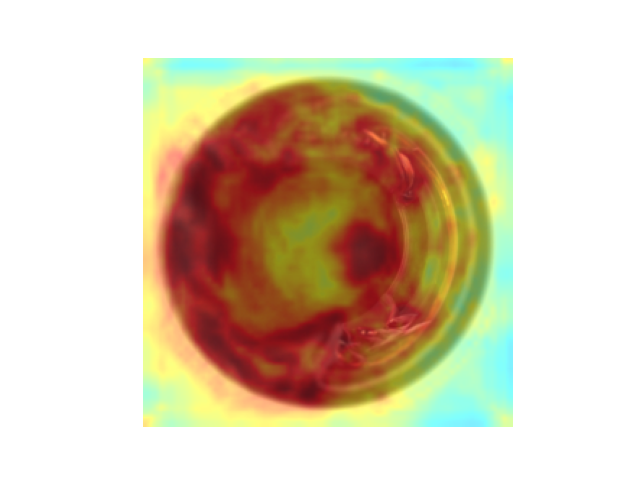
#> input picture no padding/anomaly_3.png, 640 x 480 px
$ python compare.py
#> lines starting #> are read from the running program, lines starting #| are printed output that depends on the picture
import cv2


image1 = cv2.imread("./no padding/anomaly_3.png")
#> image1 is the input picture: shape (480, 640, 3); mean B, G, R 180.8, 205, 217.4
image2 = cv2.imread("./with padding/anomaly_3.png")
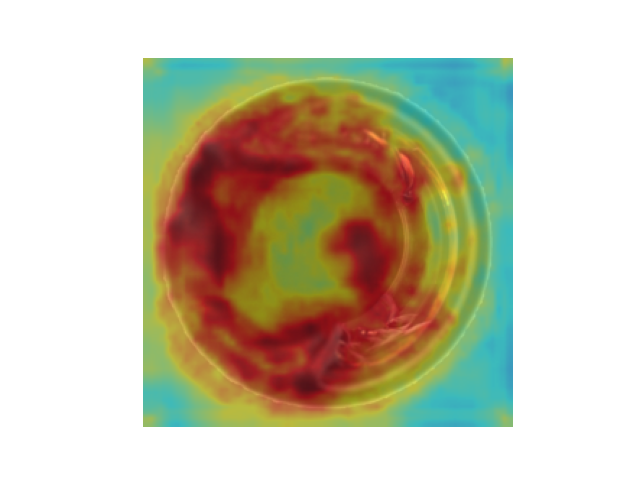
#> input picture with padding/anomaly_3.png, 640 x 480 px
#> image2 is the input picture: shape (480, 640, 3); mean B, G, R 175.1, 196.9, 201.5

if image1.shape[0] != image2.shape[0]:
    print("can not")
    exit()
else:

    combined_image = cv2.hconcat([image1, image2])
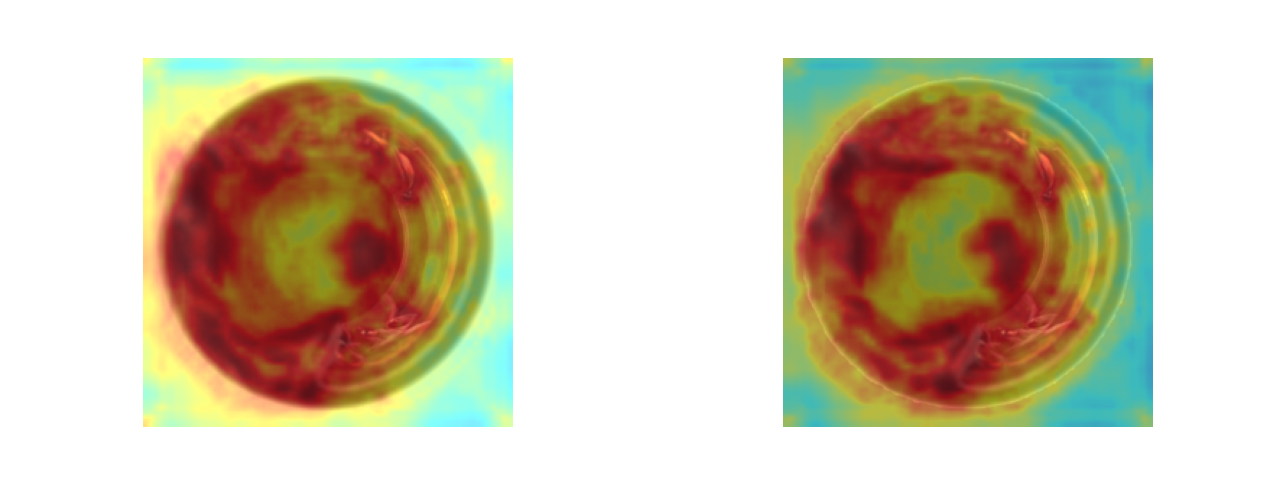
#> combined_image: shape (480, 1280, 3); mean B, G, R 178, 201, 209.4


    cv2.imshow("Combined Image", combined_image)
    cv2.waitKey(0)
    cv2.destroyAllWindows()
